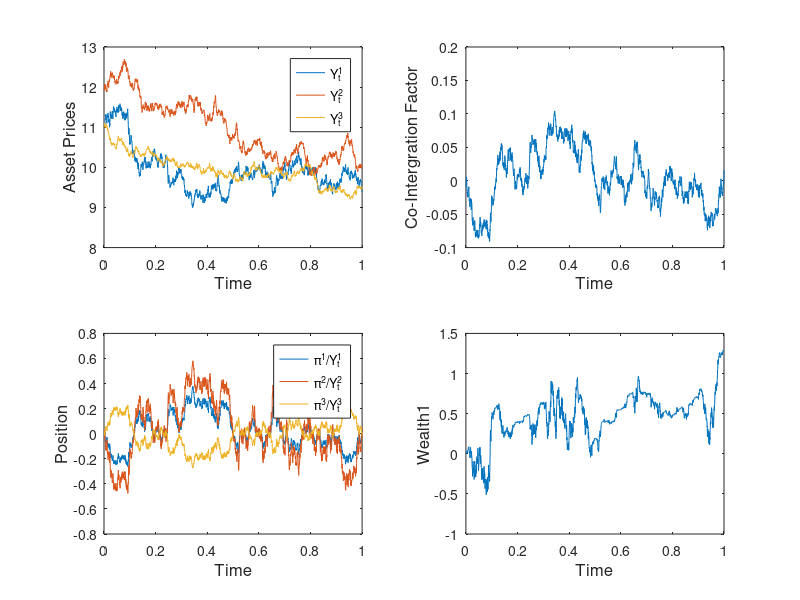
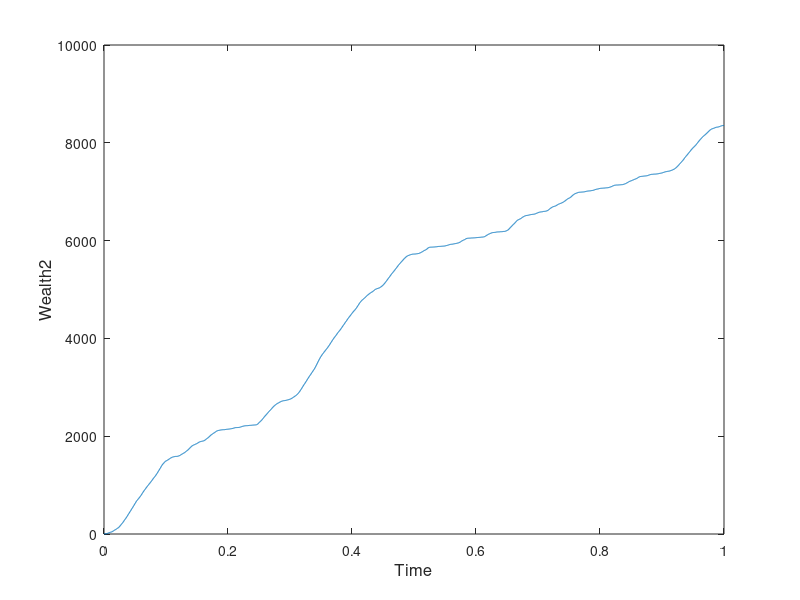
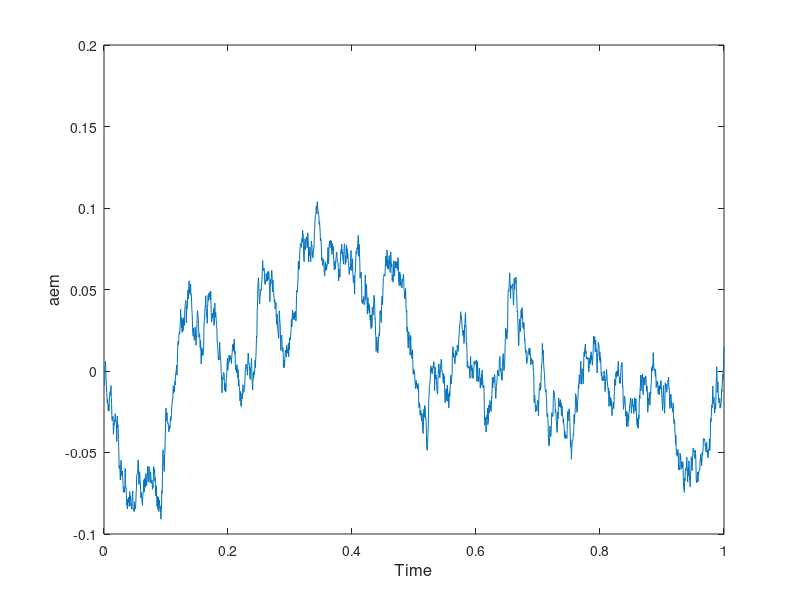

Reproduce these figures in MATLAB, in order. (Note: this script raises an error after producing the figures.)
%The code incorporate ideas presented in em.m from Higham paper
randn('state',100)

clear
delta = [1 1 0]';
a = [-1 0 1]';
a0 = 0;
sigma = [0.200 0 0;0.0375 0.1452 0;0.0250 0.0039 0.0967];
T = 1;
N = 2^13;
gamma = 0.6;

dt = T/N;
Yzero = transpose([11.10 12.00 11.00]);
dW = sqrt(dt)*randn(3,N);

omega = sigma*sigma';
kappa = -1 * delta' * a;
A = diag(a);
theta = trace(A*omega)/(2*delta'*a);


R = 4;
Dt = R*dt;
L = N/R;

Yem = zeros(3,L);
alphaem = zeros(1,L);
aem = zeros(1,L);
Ytemp = Yzero;
Yem(:,1) = Ytemp;
alphatemp = a0 + a'*log(Ytemp);
abt = alphatemp;
alphaem(1) = alphatemp;
aem(1) = abt;
piem = zeros(3,L);
piem(:,1) = (1/gamma)*(((omega^(-1))*delta)*alphatemp - a*((delta'*omega*delta)*(L*Dt*alphatemp - 0.25*trace(A*omega)*(L*Dt)^2)));
wealthem = zeros(1,L);
wealthtemp = [0 0 0]';
wealthem(1) =0 ;

for j = 1:L
    Winc = sum(dW(:,R*(j-1)+1:R*j),2);
    %pip = pitemp;
    %for k = 1:3
        %Ytemp(k) = - Ytemp(k)*((Dt*alphatemp)*(delta(k)) + sigma(k,:) * Winc -1)^-1;
    %end
    Ytemp = Ytemp + (Dt*alphatemp)*(delta.*Ytemp) + sigma * Winc.*Ytemp;
    %Ytemp = - Ytemp*((Dt*alphatemp)*(delta) + sigma * Winc-1)^-1;
    pitemp = (1/gamma)*(((omega^(-1))*delta)*alphatemp - a*((delta'*omega*delta)*((L-j)*Dt*alphatemp - 0.25*trace(A*omega)*((L-j)*Dt)^2)));
    wealthtemp = wealthtemp + pitemp'*delta*alphatemp*Dt + pitemp'*sigma * Winc;
    %wealthtemp = wealthtemp + sum(pitemp-pip,1);
    abt = abt + kappa*(theta-abt)*Dt+a'*sigma*Winc;
    alphatemp = a0 + a'*log(Ytemp);
    Yem(:,j+1) = Ytemp;
    alphaem(j+1) = alphatemp;
    aem(j+1) = abt;
    piem(:,j+1) = pitemp;
    wealthem(j+1) = sum(wealthtemp);
end

%wealth = sum(abs(piem),1);

figure

subplot(2,2,1)
for l = 1:3
    plot([0:Dt:T],[Yem(l,:)]),hold on
end
hold off
xlabel('Time','FontSize',12)
ylabel('Asset Prices','FontSize',12,'Rotation',90)
legend('Y_{t}^{1}','Y_{t}^{2}','Y_{t}^{3}')

subplot(2,2,2)
plot([0:Dt:T],alphaem)
xlabel('Time','FontSize',12)
ylabel('Co-Intergration Factor','FontSize',12,'Rotation',90)

subplot(2,2,3)
for k = 1:3
    plot([0:Dt:T],piem(k,:)./Yem(k,:)),hold on
end
hold off
legend('\pi^{1}/Y_{t}^{1}','\pi^{2}/Y_{t}^{2}','\pi^{3}/Y_{t}^{3}')
xlabel('Time','FontSize',12)
ylabel('Position','FontSize',12,'Rotation',90)

subplot(2,2,4)
plot([0:Dt:T],wealthem)
xlabel('Time','FontSize',12)
ylabel('Wealth1','FontSize',12,'Rotation',90)

figure

plot([0:Dt:T],cumsum(sum(abs(piem),1)));
xlabel('Time','FontSize',12)
ylabel('Wealth2','FontSize',12,'Rotation',90)

figure

plot([0:Dt:T],aem)
xlabel('Time','FontSize',12)
ylabel('aem','FontSize',12,'Rotation',90)

[omg,loomg,ek,uk,uuk] = VARMOD(Yem,Dt);

if all(imag(diag(ek)) == 0)
    for k = 1:length(uk(1,:))
        if all(abs(ek(k,k)) >= abs(diag(ek))) == 1
            disp('real');
            disp(k);
            sluk = uuk(k,:);
            ST = uuk(k,:)*Yem;
        end
    end
else
    for l = 1:length(uk(1,:))
        if all((imag(uuk(l,:)))==0) == 1
            disp('imag');
            disp(l);
            sluk = uuk(l,:);
            ST = uuk(l,:)*Yem;
        end
    end
end

varstd = 0;

for stdnb1 = 1:length(sluk)
    for stdnb2 = 1:length(sluk)
        varstd = varstd + sluk(stdnb1)*sluk(stdnb2)*omg(stdnb1,stdnb2);
    end
end
std = sqrt(varstd);


figure
plot([0:Dt:T],ST);
